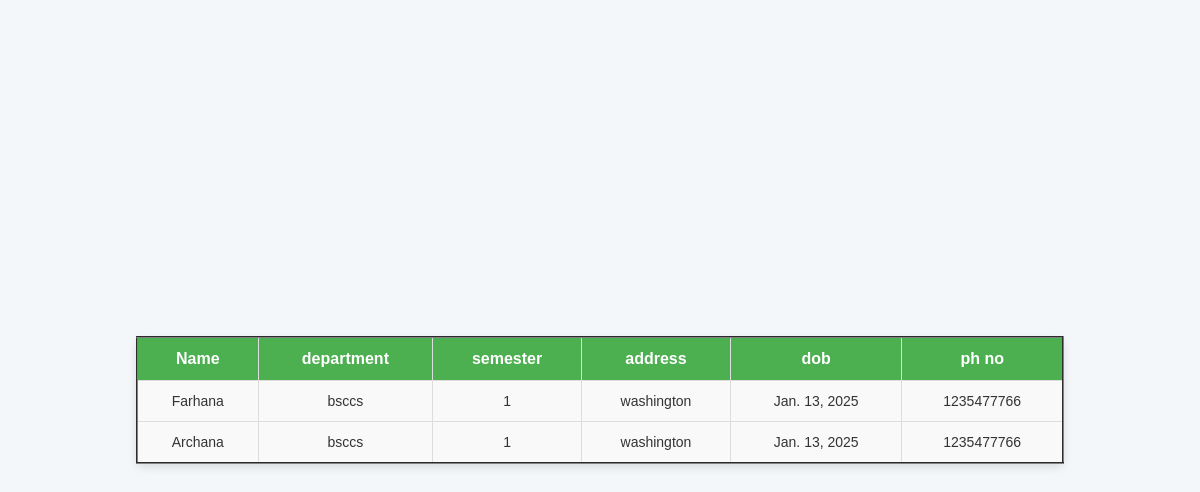
The app's page /studentList, older data.
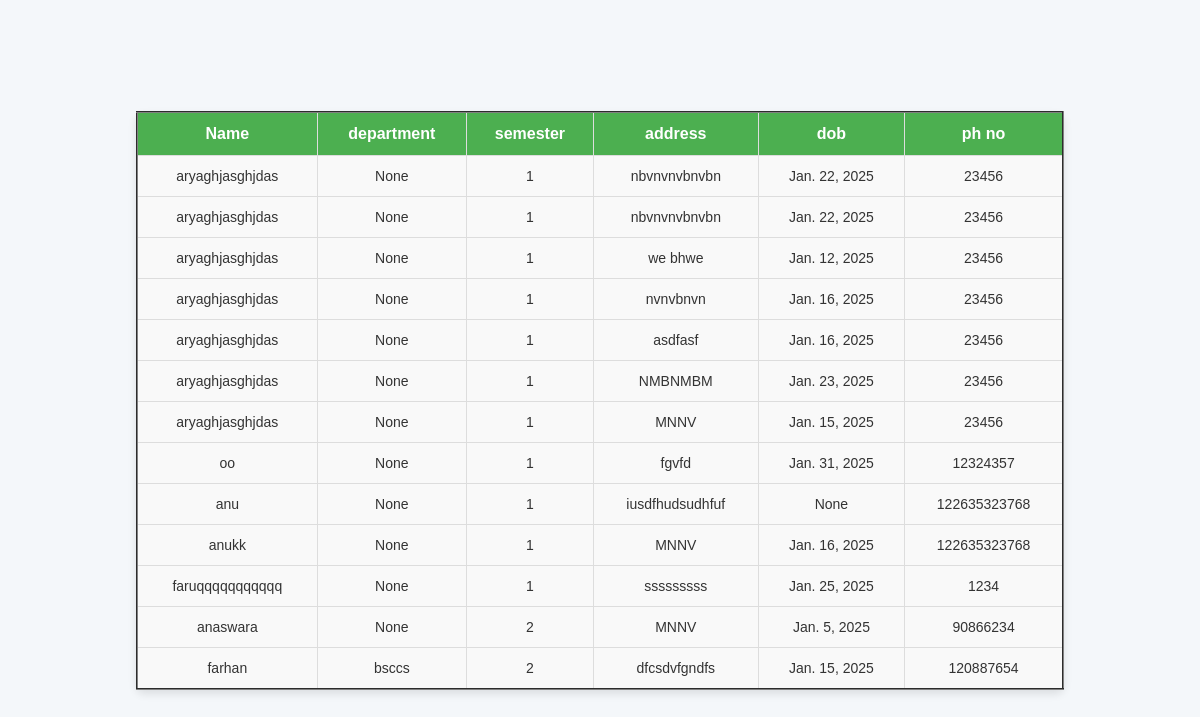
The same page, newer data.
### administrator/models.py (models this page shows)
class StudentTable(models.Model):
    LOGINID = models.ForeignKey(logintable, on_delete=models.CASCADE, blank=True, null=True)
    studentname = models.CharField(max_length=30, null=True,blank=True)
    department=models.CharField(max_length=30,null=True,blank=True)
    email=models.CharField(max_length=30,null=True,blank=True)
    phoneno=models.BigIntegerField(null=True,blank=True)
    dob=models.DateField(null=True,blank=True)
    address=models.CharField(max_length=30,null=True,blank=True)
    semester=models.IntegerField(null=True,blank=True)

### administrator/views.py (the view)
# urls.py: path("studentList", studentListp.as_view(), name="studentList"),
class studentListp(View):
    def get(self, request):
        print("Entered the view function")  #
        c= StudentTable.objects.all
        print(c)
        return render(request,"faculty/student_ list.html",{'farhana':c})

### templates/faculty/student_ list.html (shortened to what this page needs)
{% load static %}
<html lang="en">
<head>
    <title>Document</title> <link rel="stylesheet" href="{% static 'css/style.css' %}">
</head>
<body class=" bo">
    <table border="2"  >
        <tr>
        <th>Name</th>
        <th>department</th>
        <th>semester </th>
        <th>address</th>
        <th>dob</th>
        <th>ph no</th>
    </tr>
    {% for i in farhana %}
    <tr>
        <td>{{ i.studentname}}</td>
        <td>{{i.department}}</td>
        <td>{{i.semester}}</td>
        <td>{{i.address}}</td>
        <td>{{i.dob}}</td>
        <td>{{i.phoneno}}</td>
    </tr>
    {%endfor%}
    </table>
</body>
</html>

Row changes from the older to the newer data that the page shows:
removed StudentTable: studentname "Archana", department "bsccs", semester "1", address "washington", dob "Jan. 13, 2025", phoneno "1235477766"
added StudentTable: studentname "aryaghjasghjdas", department "None", semester "1", address "nbvnvnvbnvbn", dob "Jan. 22, 2025", phoneno "23456"
added StudentTable: studentname "aryaghjasghjdas", department "None", semester "1", address "nbvnvnvbnvbn", dob "Jan. 22, 2025", phoneno "23456"
added StudentTable: studentname "aryaghjasghjdas", department "None", semester "1", address "we bhwe", dob "Jan. 12, 2025", phoneno "23456"
added StudentTable: studentname "aryaghjasghjdas", department "None", semester "1", address "nvnvbnvn", dob "Jan. 16, 2025", phoneno "23456"
added StudentTable: studentname "aryaghjasghjdas", department "None", semester "1", address "asdfasf", dob "Jan. 16, 2025", phoneno "23456"
added StudentTable: studentname "aryaghjasghjdas", department "None", semester "1", address "NMBNMBM", dob "Jan. 23, 2025", phoneno "23456"
added StudentTable: studentname "aryaghjasghjdas", department "None", semester "1", address "MNNV", dob "Jan. 15, 2025", phoneno "23456"
added StudentTable: studentname "oo", department "None", semester "1", address "fgvfd", dob "Jan. 31, 2025", phoneno "12324357"
added StudentTable: studentname "anu", department "None", semester "1", address "iusdfhudsudhfuf", dob "None", phoneno "122635323768"
added StudentTable: studentname "anukk", department "None", semester "1", address "MNNV", dob "Jan. 16, 2025", phoneno "122635323768"
changed StudentTable: studentname "Farhana" → "faruqqqqqqqqqqq"; department "bsccs" → "None"; address "washington" → "sssssssss"; dob "Jan. 13, 2025" → "Jan. 25, 2025"; phoneno "1235477766" → "1234"
added StudentTable: studentname "anaswara", department "None", semester "2", address "MNNV", dob "Jan. 5, 2025", phoneno "90866234"
added StudentTable: studentname "farhan", department "bsccs", semester "2", address "dfcsdvfgndfs", dob "Jan. 15, 2025", phoneno "120887654"
